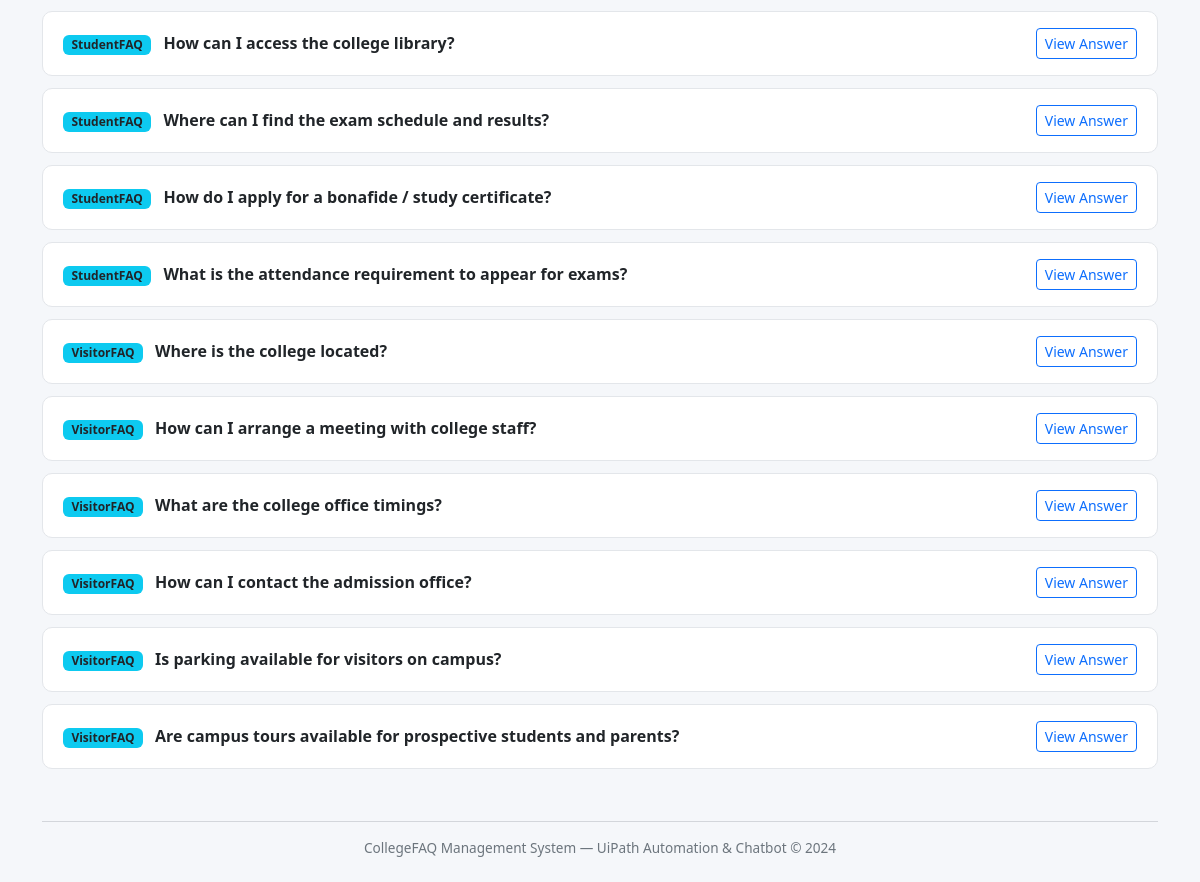
Before: / (lower part) with the older database file.
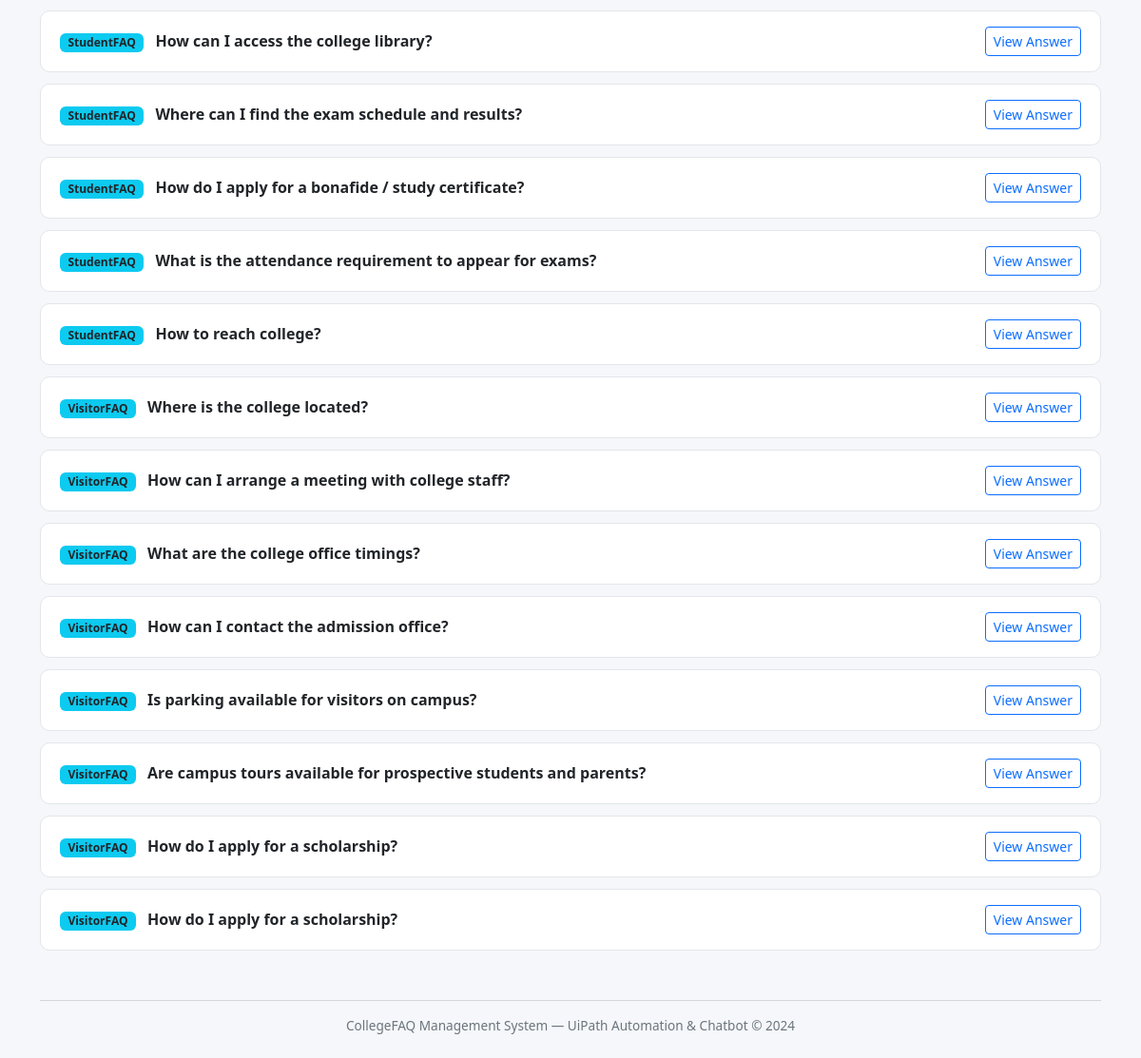
After: the same page with the newer database file.
### faq/models.py (models this page shows, shortened)
class FAQ(models.Model):
    CATEGORY_CHOICES = [
        ('VisitorFAQ', 'VisitorFAQ'),
        ('StudentFAQ', 'StudentFAQ'),
    ]
    category = models.CharField(max_length=20, choices=CATEGORY_CHOICES, default='VisitorFAQ')
    question = models.CharField(max_length=300)
    answer = models.TextField()
    created_at = models.DateTimeField(auto_now_add=True)
    class Meta:
        ordering = ['category', 'id']
        verbose_name = 'FAQ'
        verbose_name_plural = 'FAQs'

### faq/views.py (the view)
# urls.py: path('', views.home, name='home'),
def home(request):
    query = request.GET.get('q', '').strip()
    category = request.GET.get('category', 'All FAQs')
    faqs = FAQ.objects.all()
    if category in ('VisitorFAQ', 'StudentFAQ'):
        faqs = faqs.filter(category=category)
    if query:
        faqs = faqs.filter(
            Q(question__icontains=query) | Q(answer__icontains=query)
        )
    context = {
        'faqs': faqs,
        'query': query,
        'selected_category': category,
        'categories': ['All FAQs', 'VisitorFAQ', 'StudentFAQ'],
    }
    return render(request, 'faq/home.html', context)

### faq/templates/faq/home.html (shortened to what this page needs)
{% extends 'faq/base.html' %}
{% block content %}
<div class="container">
    {% if faqs %}
        {% for faq in faqs %}
        <div class="faq-card d-flex justify-content-between align-items-center">
            <div class="flex-grow-1 me-3">
                <span class="badge bg-info text-dark badge-category me-2">{{ faq.category }}</span>
                <strong>{{ faq.question }}</strong>
            </div>
            <button class="btn btn-sm btn-outline-primary" data-bs-toggle="modal" data-bs-target="#faqModal{{ faq.id }}">
                View Answer
            </button>
        </div>
        {% endfor %}
    {% else %}
        <div class="alert alert-warning">No FAQs found matching your search. Try different keywords or clear the filter.</div>
    {% endif %}
</div>
{% endblock %}

Changed rows visible on the page:
added FAQ: category "StudentFAQ", question "How to reach college?"
added FAQ: category "VisitorFAQ", question "How do I apply for a scholarship?"
added FAQ: category "VisitorFAQ", question "How do I apply for a scholarship?"
